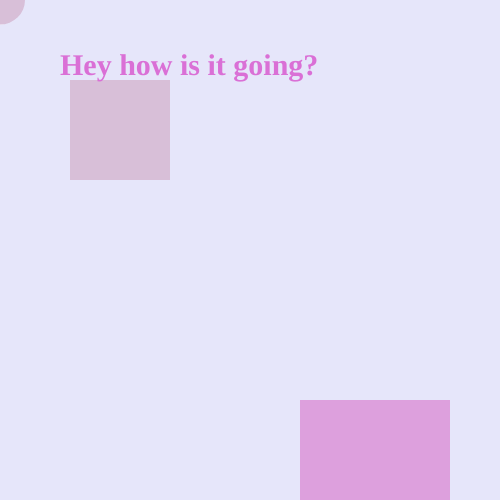
Frame 1 (no input)
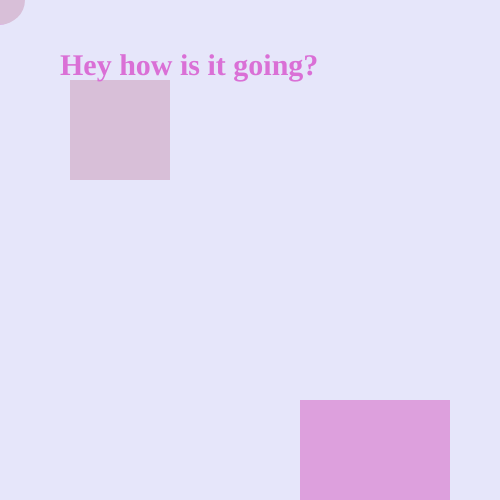
Frame 60 (no input)
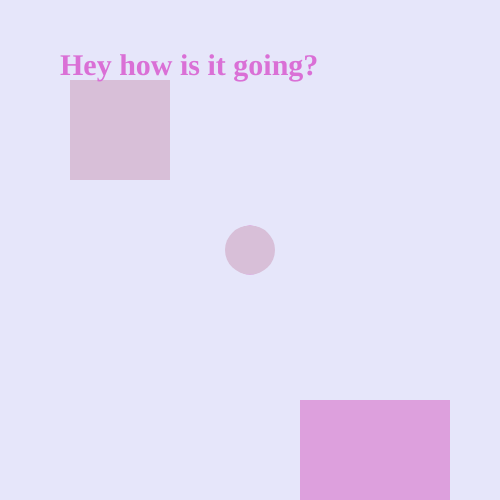
Frame 120 (the mouse pressed at the canvas centre since frame 60)

The p5.js sketch that drew these frames (run headless with seeded random() and noise() and a simulated clock; from frame 60 on, the mouse is pressed at the canvas centre):

// p5.js sketch
// ── sketch.js
function setup() {
  createCanvas(500, 500);
}

function draw() {
  background(230, 230, 250);
  noStroke();
  ellipse (mouseX, mouseY, 40, 49)
  fill(216,191,216)
  ellipse(mouseY, mouseX, 50, 49)
  rect(70, 80, 100, 100)
  fill(221, 160, 221)
  rect(300, 400, 150, 160)
  fill(218, 112, 214)
  textSize(30)
  textFont("KronaOne")
  textStyle(BOLD)
  text('Hey how is it going?', 60, 75 )
  
}
